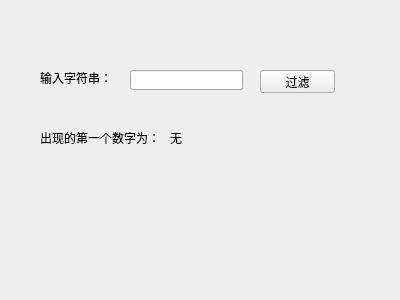
<?xml version="1.0" encoding="UTF-8"?>
<ui version="4.0">
 <class>Widget</class>
 <widget class="QWidget" name="Widget">
  <property name="geometry">
   <rect>
    <x>0</x>
    <y>0</y>
    <width>400</width>
    <height>300</height>
   </rect>
  </property>
  <property name="windowTitle">
   <string>Widget</string>
  </property>
  <widget class="QPushButton" name="pushButton">
   <property name="geometry">
    <rect>
     <x>260</x>
     <y>70</y>
     <width>75</width>
     <height>23</height>
    </rect>
   </property>
   <property name="text">
    <string>过滤</string>
   </property>
  </widget>
  <widget class="QLineEdit" name="lineEdit">
   <property name="geometry">
    <rect>
     <x>130</x>
     <y>70</y>
     <width>113</width>
     <height>20</height>
    </rect>
   </property>
  </widget>
  <widget class="QLabel" name="label">
   <property name="geometry">
    <rect>
     <x>40</x>
     <y>70</y>
     <width>71</width>
     <height>16</height>
    </rect>
   </property>
   <property name="text">
    <string>输入字符串：</string>
   </property>
  </widget>
  <widget class="QLabel" name="label_2">
   <property name="geometry">
    <rect>
     <x>40</x>
     <y>130</y>
     <width>121</width>
     <height>16</height>
    </rect>
   </property>
   <property name="text">
    <string>出现的第一个数字为：</string>
   </property>
  </widget>
  <widget class="QLabel" name="labelNum">
   <property name="geometry">
    <rect>
     <x>170</x>
     <y>130</y>
     <width>81</width>
     <height>16</height>
    </rect>
   </property>
   <property name="text">
    <string>无</string>
   </property>
  </widget>
 </widget>
 <layoutdefault spacing="6" margin="11"/>
 <resources/>
 <connections/>
</ui>
